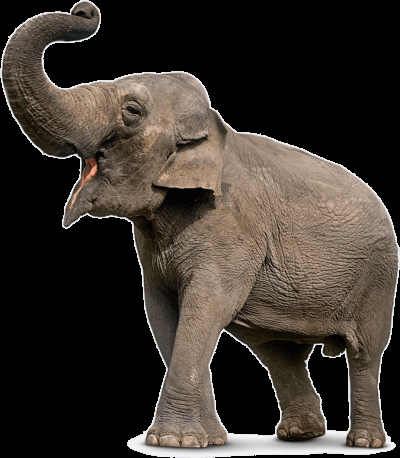
%> input picture C3-C均值聚类/elephant.png, 400 x 458 px
$ octave C3_2_1.m   (GNU Octave 9; MATLAB toolbox functions it lacks are replaced by stand-ins)
%> lines starting %> are read from the running program, lines starting %| are printed output that depends on the picture; in (x1, y1, x2, y2) boxes, pixels count from 0 and x2, y2 are one past the last pixel; in counts of white or black regions, pixels touching at a corner belong together; the program's own positions count from 1
%% C3.2.1 C-means image segmentation
% Author: Alephant
% Date: 22 Nov 2022
clc;
close all;
clear;


%% paramters
figpath = 'figures/';
figtype = '.png';


%% raw png
raw_png = imread('elephant.png');
%> raw_png is the input picture: size 458x400x3 uint8; mean R, G, B 59.2, 52.2, 45.7
x = rgb2gray(raw_png);
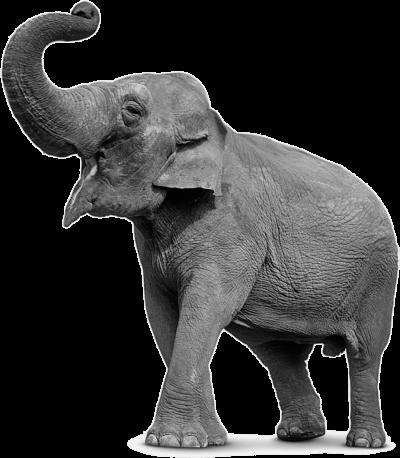
%> x: size 458x400 uint8; min 0, max 243, mean 53.6
figure,
imshow(x);
y = double(x(:));
saveas(gcf, [figpath, 'C3.2.1-raw', figtype])


%% segmentation
startdata1 = [0;150];
idpixel = kmeans(y,2,'Start',startdata1);
idbw = (idpixel == 2);%%%%只选标号为2的
%> idbw = 183200 logical values, 69093 true
seg = reshape(idbw, size(x));
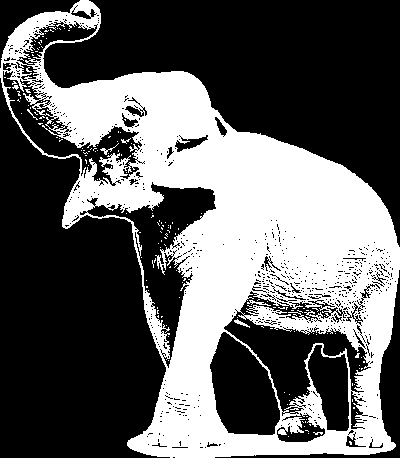
%> seg: size 458x400 logical; 37.7% white; 166 white regions (159 under 20 px), largest, box (x1, y1, x2, y2) and area: (0, 0, 400, 458) 68426, (247, 300, 271, 306) 49, (234, 319, 250, 328) 46
figure,
imshow(seg);
saveas(gcf, [figpath, 'C3.2.1-seg', figtype])
